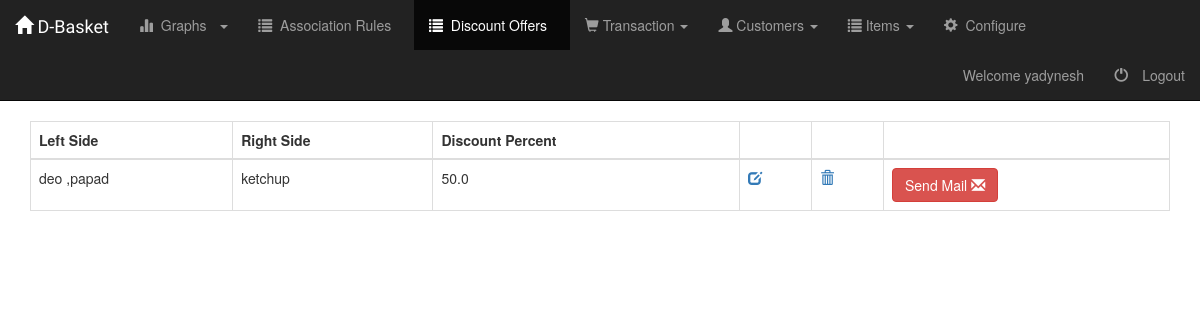
Screenshot of /emp/discount/list/ (signed in) with the database file from the repository.
### AdminPanel/models.py (models this page shows, shortened)
class Discount(models.Model):
	left_item1 = models.ForeignKey('Item', on_delete=models.CASCADE, verbose_name = 'Left Item 1', blank=True, null=True, related_name = 'left_item1')
	left_item2 = models.ForeignKey('Item', on_delete=models.CASCADE, verbose_name = 'Left Item 2', blank=True, null=True, related_name = 'left_item2')
	right_item1 = models.ForeignKey('Item', on_delete=models.CASCADE, verbose_name = 'Right Item 1', blank=True, null=True, related_name = 'right_item1')
	right_item2 = models.ForeignKey('Item', on_delete=models.CASCADE, verbose_name = 'Right Item 2', blank=True, null=True, related_name = 'right_item2')
	discount_percent = models.FloatField()

class Item(models.Model):
	item_name = models.CharField(max_length = 50, verbose_name = 'Item Name')
	stocks = models.IntegerField()

### AdminPanel/discount_views.py (the view)
class DiscountListView(generic.ListView):
	template_name = "AdminPanel/discount_list.html"
	context_object_name = 'discount_list'
	def get_queryset(self):
		return Discount.objects.all()

### AdminPanel/templates/AdminPanel/discount_list.html (shortened to what this page needs)
{% extends "base.html" %}
{% block stylesheets %}
	<link rel="stylesheet"
	href="http://cdn.datatables.net/1.10.2/css/jquery.dataTables.min.css"></style>
	<link href="https://maxcdn.bootstrapcdn.com/bootstrap/3.3.7/css/bootstrap.min.css" rel="stylesheet">
{% endblock stylesheets %}
{% block tabs %}
	{% include "AdminPanel/tabs.html" with active_tab='discount_list' %}
{% endblock tabs %}
{% block content %}
	<div class="container">
		<table class="table table-hover table-bordered dt-responsive" id="discountTable">
			<thead>
				<tr>
					<th>Left Side</th>
					<th>Right Side</th>
					<th>Discount Percent</th>
					<th></th>
					<th></th>
					<th></th>
				</tr>
			</thead>
			<tbody>
				{% for discount in discount_list  %}
					<tr>
						<td>
							{{ discount.left_item1.item_name }}
							{% if discount.left_item2 != None  %}
									,{{discount.left_item2.item_name}}
							{% endif %}
						</td>
						<td>
							{{ discount.right_item1.item_name }}
						</td>
						<td>
							{{ discount.discount_percent }}
						</td>
						<td>
							<a href="{% url 'adminpanel:update-discount' discount.pk %}">
								<span class="glyphicon glyphicon-edit" aria-hidden="true"/>
							</a>
						</td>
						<td>
							<a href="{% url 'adminpanel:delete-discount' discount.pk %}">
								<span class="glyphicon glyphicon-trash" aria-hidden="true"/>
							</a>
						</td>
						<td>
							<form action="{% url 'adminpanel:send-discount-mail' %}" method="POST" role="form">
								<button type="submit" class="btn btn-danger">
									Send Mail
									<span class="glyphicon glyphicon-envelope"></span>
								</button>
							</form>
						</td>
					</tr>
				{% endfor %}
			</tbody>
		</table>
	</div>
{% endblock content%}

### AdminPanel/templates/base.html (shortened to what this page needs)
<!DOCTYPE html>
<html>
<head>
	<link href="https://maxcdn.bootstrapcdn.com/bootstrap/3.3.7/css/bootstrap.min.css" rel="stylesheet">
	{% load staticfiles %}
	<link rel="stylesheet" type="text/css" href="{% static "AdminPanel/style.css" %}">
	{% block stylesheets %}
	{% endblock stylesheets %}
</head>
<body>
	<nav class="navbar navbar-inverse navbar-static-top" role="navigation">
		<div class="container-fluid">
			<div class="navbar-header">
				<a class="navbar-brand fontCourgette" href="{% url 'adminpanel:home' %}">
					<span class="glyphicon glyphicon-home"></span>
					D-Basket
				</a>
			</div>
			<div class="collapse navbar-collapse navbar-ex1-collapse">
			{% if user.is_authenticated  %}
					{% block tabs %}
					{% endblock tabs %}
			{% endif %}
					<ul class="nav navbar-nav navbar-right">
						{% if user.is_authenticated  %}
							<li>
								<a>Welcome {{user.username}}</a>
							</li>
							<li><a href="/accounts/logout">
									<span class="glyphicon glyphicon-off">&nbsp;</span>Logout
								</a>
							</li>
						{% endif %}
					</ul>
				</div>
		</div>
	</nav>
	{% block content %}
	{% endblock content %}
</body>
</html>

### AdminPanel/static/AdminPanel/style.css (style rules this page uses)
.fontCourgette { font-family: 'Courgette', cursive; }
.navbar { border-radius: 0px; }

### rows the page displays
Discount: left_item1.item_name "deo", left_item2.item_name "papad", right_item1.item_name "ketchup", discount_percent "50.0"

### other values shown
{{ user.username }} "yadynesh"
